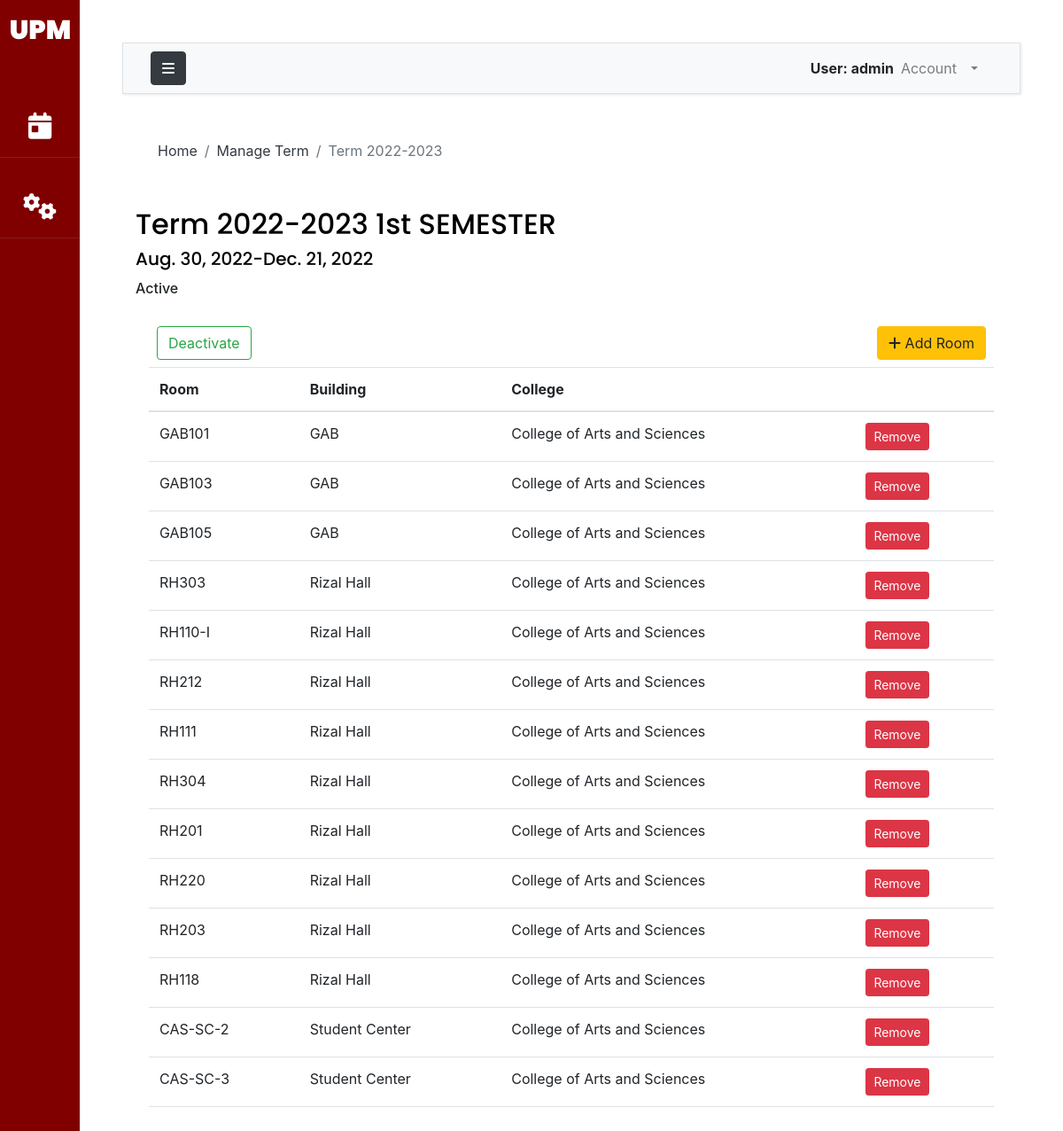
Screenshot of /manage-term/2022-2023/ (signed in) with the database file from the repository.
### accounts/models.py (models this page shows, shortened)
class AuthUser(AbstractUser):
    FACULTY = 1
    STAFF = 2
    OCS = 3
    ADPD = 4
    AO = 5
    USER_TYPE_CHOICES = (
        (FACULTY, 'Faculty'),
        (STAFF, 'Staff'),
        (OCS, 'OCS'),
        (ADPD, 'ADPD'),
        (AO,'AO')
    )
    first_name = models.CharField(max_length=200)
    last_name = models.CharField(max_length=200)
    email = models.EmailField(unique=True, validators=[
        EmailValidator(allowlist=['up.edu.ph'])
    ])
    college = models.ForeignKey("UPM.College",on_delete=models.CASCADE,null=True,blank=True)
    department = models.ForeignKey("UPM.Department",on_delete=models.CASCADE,null=True,blank=True)
    user_type = models.PositiveSmallIntegerField(choices=USER_TYPE_CHOICES,null=True)
    def __str__(self):
        return self.username

### UPM/models.py (models this page shows, shortened)
class Term(models.Model):
    SEM=(("1st SEMESTER",'1st Semester'),("2nd SEMESTER","2nd Semester"))
    academicyear = models.CharField(max_length=10)
    semester = models.CharField(max_length=50,choices=SEM,null=True)
    slug = models.SlugField(null=True)
    room = models.ManyToManyField(Room, related_name="room_term", blank=True)
    date_start = models.DateField(null=True)
    date_end = models.DateField(null=True)
    isActivated = models.BooleanField(null=True,default=False)

class Room(models.Model):
    name = models.CharField(max_length=300,null=True, unique=True)
    slug = models.SlugField(null=True)
    room_type =models.ForeignKey(RoomType,on_delete=models.CASCADE,null=True)
    college = models.ForeignKey(College,on_delete=models.CASCADE,null=True)
    building = models.ForeignKey(Building, on_delete=models.CASCADE, null=True)
    capacity = models.IntegerField()
    def __str__(self):
        return self.name

class Building(models.Model):
    name = models.CharField(max_length=300,null=True)
    college = models.ForeignKey(College,on_delete=models.CASCADE,null=True)
    slug = models.SlugField(null=True)
    def __str__(self):
        return self.name

class College(models.Model):
    name = models.CharField(max_length=300,null=True)
    slug = models.SlugField(null=True)
    def __str__(self):
        return self.name

### UPM/views.py (the view, shortened to what this page needs)
# urls.py: path('manage-term/<slug:slug>/',views.termView, name='termView'),
@login_required(login_url='loginPage')
def termView(request, slug):
    term = Term.objects.get(slug=slug)
    rooms = term.room.all()
    rms = Room.objects.all()
    room_exclude = []
    for rm in rms:
        for room in rooms:
            if room == rm:
                room_exclude.append(rm)
    room_term = Room.objects.exclude(name__in=room_exclude)
    context ={'term':term,'rooms':rooms,'rms':room_term}
    return render(request,"UPM/term-details.html",context)

### templates/UPM/term-details.html (shortened to what this page needs)
{% extends 'base.html' %}
{% load static %}
{% load crispy_forms_tags %}
{% block breadcrumb %}
<nav aria-label="breadcrumb">
  <ol class="breadcrumb mt-3 ms-4 bg-body">
    <li class="breadcrumb-item"><a href="{% url 'indexPage' %}" class="text-dark">Home</a></li>
    <li class="breadcrumb-item"><a href="{% url 'manageTerm' %}" class="text-dark">Manage Term</a></li>
    <li class="breadcrumb-item active" aria-current="page">Term {{term.academicyear}}</li>
  </ol>
</nav>
{% endblock breadcrumb %}
{% block content %}
<div class = "container w-auto">
    <h2 class="pt-4">Term {{term.academicyear}} {{term.semester}}</h2>
    <h5 class="pb-1">{{term.date_start}}-{{term.date_end}}</h5>
    {% if term.isActivated %}
    <h6 class="pb-4">Active</h6>
    {% else %}
    <h6 class="pb-4">Inactive</h6>
    {% endif %}
    <div class = 'row'>
        <div class ="col">
            <form method='POST'>
                {% if not term.isActivated %}
                <input class = "btn btn-success ms-4 mb-2" type="submit" value="Activate" name="activate">
                {% elif term.isActivated  %}
                <input class = "btn btn-outline-success ms-4 mb-2" type="submit" value="Deactivate" name="deactivate">
                {% endif %}
            </form>
        </div>
        <div class = 'col align-self-end text-end'>
            <button class='btn btn-warning mb-2 mx-4' data-bs-toggle="modal" data-bs-target="#addTermRoom"><i class="fa-solid fa-plus"></i> Add Room</button>
        </div>
    </div>
    <div class="container-fluid overflow-auto">
        <table class="table">
            <thead>
              <tr>
                <th scope="col">Room</th>
                <th scope="col">Building</th>
                <th scope="col">College</th>
                <th scope="col"></th>
              </tr>
            </thead>
            <tbody>
            {% for room in rooms %}
              <tr>
                <td>{{room.name}}</td>
                <td>{{room.building}}</td>
                <td>{{room.college}}</td>
                <td><button class='btn btn-danger btn-sm' data-bs-toggle="modal" data-bs-target="#deletePopup"> Remove</td>
              </tr>
            {% endfor %}
            </tbody>
          </table>
    </div>
</div>
{% endblock content %}

### templates/base.html (shortened to what this page needs)
{% load static %}
{% load crispy_forms_tags %}
<!DOCTYPE html>
<html lang="en">
    <head>
        {% include 'css_modules.html' %}
    </head>
    <body>
        <div class="wrapper d-flex align-items-stretch">
            <nav id="sidebar" class="active">
                <h1><a href="{% url 'indexPage' %}" class="logo mt-2 pt-2">UPM</a></h1>
                <ul class="list-unstyled components mb-5">
                    {% if request.user.is_authenticated %}
                    <li>
                        <a href="{% url 'viewBookings' %}"><i class="fa-solid fa-calendar-day"></i> <span class="link_label ms-1"> Bookings</span></a>
                    </li>
                        {% if request.user.user_type == none %}
                        <li>
                            <a data-bs-toggle="collapse" href="#collapseOptions" role="button" aria-expanded="false" aria-controls="collapseOptions" id="clps"><i class="fa fa-cogs"></i> <span class="link_label">Administrator</span></a>
                        </li>
                        {% endif %}
                    {% else %}
                    <li>
                        <a href="{% url 'roomView' %}"><i class="fa-solid fa-door-closed"></i> <span class="link_label ms-1">View Rooms</span></a>
                    </li>
                    {% endif %}
                </ul>
            </nav>
            <div id="content" class="p-4 p-md-5 bg-body">
                <nav class="navbar navbar-expand-lg navbar-light bg-light border">
                    <div class="container-fluid">
                        <button type="button" id="sidebarCollapse" class="btn btn-dark">
                            <i class="fa fa-bars"></i>
                        </button>
                        <div class="collapse navbar-collapse" id="navbarSupportedContent">
                            <ul class="nav navbar-nav ml-auto">
                                <span class="fw-bolder mt-2">User: {{request.user}}</span>
                                {% if request.user.is_authenticated %}
                                <li class="nav-item dropdown me-3 pe-3">
                                        <a class="nav-link dropdown-toggle" href="#" id="navbarDropdown" role="button" data-bs-toggle="dropdown" aria-expanded="false">
                                        Account
                                        </a>
                                    </li>
                                {% else %}
                                    <a class='text-secondary mt-2 ms-2 me-3 pe-3' href="{% url 'loginPage' %}" id="navbarDropdown" >
                                       <strong>Log In</strong>
                                    </a>
                                {% endif %}
                            </ul>
                        </div>
                    </div>
                </nav>
                <main>
                    <div class="app-title">
                        {% block breadcrumb %}
                        {% endblock breadcrumb %}
                    </div>
                    {% block content %}
                    {% endblock content %}
                </main>
            </div>
		</div>
    </body>
</html>

### rows the page displays
AuthUser: user "admin"
Term: academicyear "2022-2023", semester "1st SEMESTER", date_start "Aug. 30, 2022", date_end "Dec. 21, 2022"
Room: name "GAB101", building "GAB", college "College of Arts and Sciences"
Room: name "GAB103", building "GAB", college "College of Arts and Sciences"
Room: name "GAB105", building "GAB", college "College of Arts and Sciences"
Room: name "RH303", building "Rizal Hall", college "College of Arts and Sciences"
Room: name "RH110-I", building "Rizal Hall", college "College of Arts and Sciences"
Room: name "RH212", building "Rizal Hall", college "College of Arts and Sciences"
Room: name "RH111", building "Rizal Hall", college "College of Arts and Sciences"
Room: name "RH304", building "Rizal Hall", college "College of Arts and Sciences"
Room: name "RH201", building "Rizal Hall", college "College of Arts and Sciences"
Room: name "RH220", building "Rizal Hall", college "College of Arts and Sciences"
Room: name "RH203", building "Rizal Hall", college "College of Arts and Sciences"
Room: name "RH118", building "Rizal Hall", college "College of Arts and Sciences"
Room: name "CAS-SC-2", building "Student Center", college "College of Arts and Sciences"
Room: name "CAS-SC-3", building "Student Center", college "College of Arts and Sciences"
